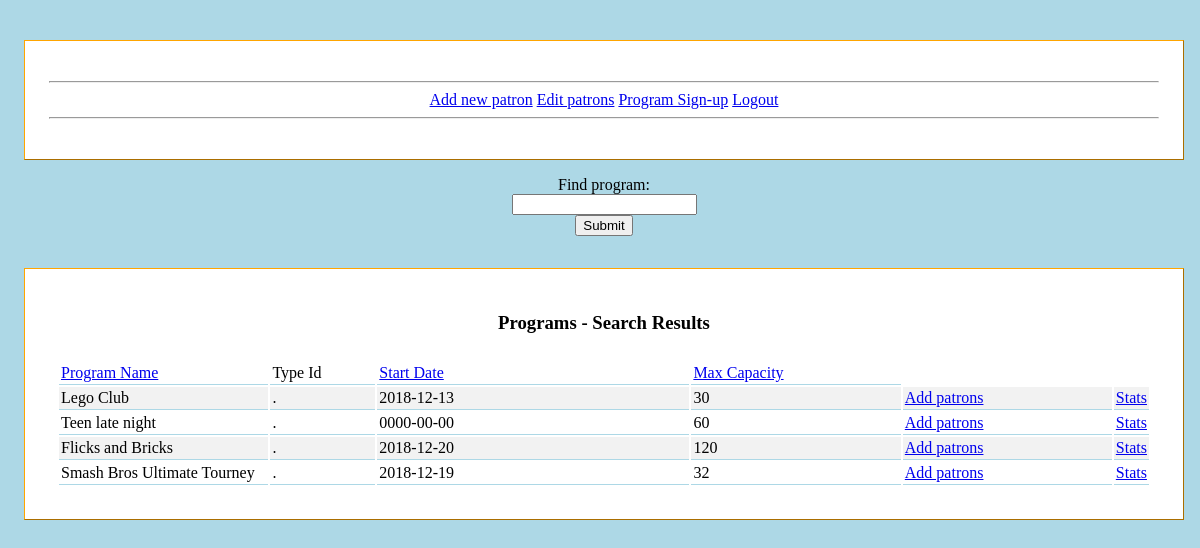
/programAttendance.php (signed in), run on the app's committed database.
### tables this page shows
CREATE TABLE `spplPrograms` (
  `Id` int(11) NOT NULL AUTO_INCREMENT,
  `name` varchar(50) DEFAULT NULL,
  `startDate` date DEFAULT NULL,
  `maxCapacity` int(11) DEFAULT NULL,
  `typeID` int(11) DEFAULT NULL,
  PRIMARY KEY (`Id`)
);

### programAttendance.php (the view, shortened to what this page needs)
<?php
    require_once('navbar.php');
?>
<!DOCTYPE html PUBLIC "-//W3C//DTD XHTML 1.0 Transitional//EN"
        "http://www.w3.org/TR/xhtml1/DTD/xhtml1-transitional.dtd">
<html xmlns="http://www.w3.org/1999/xhtml" xml:lang="en" lang="en">
<head>
        <link rel="stylesheet" type="text/css" href="styleSheets/style.css" />
</head>
<body>
      <form method="get" action="searchProgram.php">
    <label for="usersearch">Find program:</label><br />
    <input type="text" id="usersearch" name="usersearch" /><br />
    <input type="submit" name="submit" value="Submit" />
  </form>
<div id="wrapper">
    <h3>Programs - Search Results</h3>
<?php
 function build_query($user_search, $sort) {
        $search_query = "select * from spplPrograms";
        $clean_search = str_replace(',', '', $user_search);
        $search_words = explode(' ', $clean_search);
        $final_search_words = array();
        $where_list = array();
        return $search_query;
    }
    function generate_sort_links($user_search, $sort) {
        $sort_links = '';
        switch ($sort) {
        default:
            $sort_links .= '<td><a href = "' . $_SERVER['PHP_SELF'] . '?usersearch=' . $user_search . '&sort=1">Program Name</a></td><td>Type Id</td>';
            $sort_links .= '<td><a href = "' . $_SERVER['PHP_SELF'] . '?usersearch=' . $user_search . '&sort=3">Start Date</a></td>';
            $sort_links .= '<td><a href = "' . $_SERVER['PHP_SELF'] . '?usersearch=' . $user_search . '&sort=5">Max Capacity</a></td>';
        }
        return $sort_links;
    }
        $sort = $_GET['sort'];
        $user_search = $_GET['usersearch'];
        $cur_page = isset($_GET['page']) ? $_GET['page'] : 1;
        $results_per_page = 5;
        $skip = (($cur_page - 1) * $results_per_page);
        echo '<table class="searchTable" border="0" cellpadding="2">';
        echo '<tr class="heading">';
        echo generate_sort_links($user_search, $sort);
        echo '</tr>';
        $dbc = mysqli_connect(DB_HOST, DB_USER, DB_PASSWORD, DB_NAME);
        $query = build_query($user_search, $sort);
        $query =  $query . " LIMIT $skip, $results_per_page";
        $result = mysqli_query($dbc, $query)
                        or die('Error querying the database');
        while ($row = mysqli_fetch_array($result)) {
                echo '<tr class="results">';
                echo '<td valign="top" width="20%">' . $row['name'] . '</td>';
                echo '<td valign="top" width="10%">' . $row['typeId'] . '.</td>';
                echo '<td valign="top" width="30%">' . $row['startDate'] . '</td>';
                echo '<td valign="top" width="20%">' . $row['maxCapacity'] . '</td>';
                echo '<td valign="top" width="40%"> <a href="programPatronRefPage.php?id=' . $row['Id'] . '">Add patrons</a></td>';
                echo '<td valign="top" width="20%"> <a href="programStats.php?id=' . $row['Id'] . '">Stats</a></td>';
                echo '</tr>';
        }
        echo '</table>';
?>
</div>
</body>
</html>

### styleSheets/style.css (style rules this page uses)
body { padding: 1em .5em .5em 1em; background-color: lightblue; }
h3 { text-align: center; }
#wrapper { margin-left: auto; margin-right: auto; margin-top: 1em; max-width: 80em; background-color: white; border: .1em outset orange; padding: 1.5em; text-align: center; }
form { text-align: center; padding: 1em; }
table { padding: .5em; width: 100%; }
th, td { border-bottom:1px solid lightblue; }
tr:nth-child(even) { background-color: #f2f2f2; }

### data on the page
spplprograms: name "Lego Club", startDate "2018-12-13", maxCapacity "30"
spplprograms: name "Teen late night", startDate "0000-00-00", maxCapacity "60"
spplprograms: name "Flicks and Bricks", startDate "2018-12-20", maxCapacity "120"
spplprograms: name "Smash Bros Ultimate Tourney", startDate "2018-12-19", maxCapacity "32"
